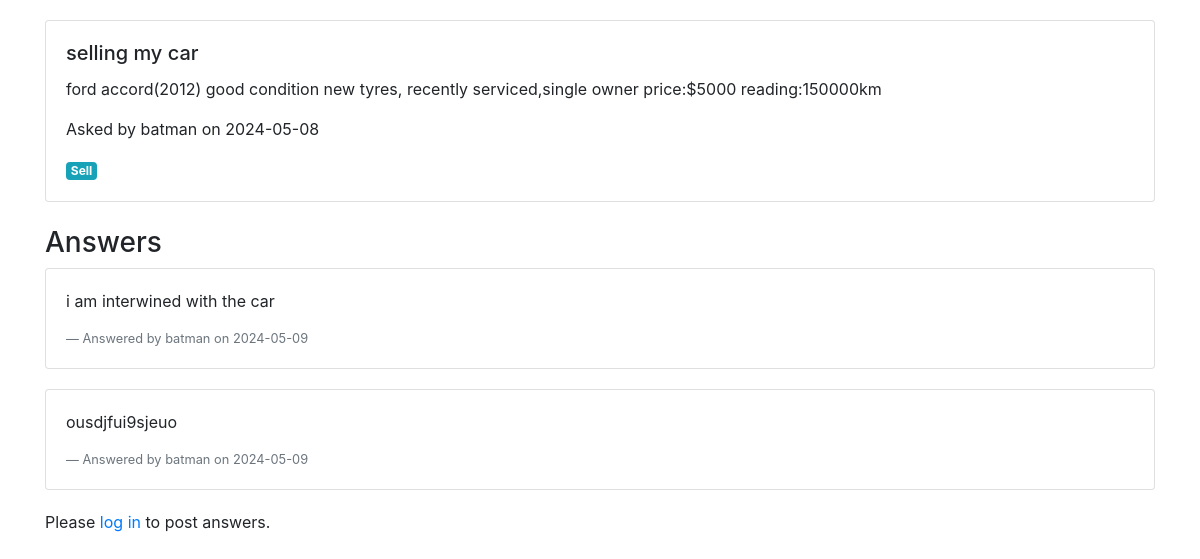
Screenshot of /question/6 with the database file from the repository.
### app.py (models this page shows)
class Question(db.Model):
    id = db.Column(db.Integer, primary_key=True)
    title = db.Column(db.String(150), nullable=False)
    body = db.Column(db.String(10000), nullable=False)
    date = db.Column(db.DateTime(timezone=True), default=func.now())
    user_id = db.Column(db.Integer, db.ForeignKey('user.id'))
    answers = db.relationship('Answer', backref='question', lazy=True)
    categories = db.relationship('Category', secondary='question_categories', back_populates='questions')

class User(db.Model, UserMixin):
    id = db.Column(db.Integer, primary_key=True)
    email = db.Column(db.String(150), unique=True, nullable=False)
    username = db.Column(db.String(150), unique=True, nullable=False)
    password = db.Column(db.String(150), nullable=False)
    questions = db.relationship('Question', backref='author', lazy=True)
    answers = db.relationship('Answer', backref='author', lazy=True)

class Category(db.Model):
    id = db.Column(db.Integer, primary_key=True)
    title = db.Column(db.String(150), nullable=False)
    questions = db.relationship('Question', secondary='question_categories', back_populates='categories')

class Answer(db.Model):
    id = db.Column(db.Integer, primary_key=True)
    body = db.Column(db.String(10000), nullable=False)
    date = db.Column(db.DateTime(timezone=True), default=func.now())
    user_id = db.Column(db.Integer, db.ForeignKey('user.id'))
    question_id = db.Column(db.Integer, db.ForeignKey('question.id'))

### app.py (the view, shortened to what this page needs)
@app.route('/question/<int:question_id>', methods=['GET', 'POST'])
def question_details(question_id):
    question = Question.query.get_or_404(question_id)  # Move this up to use in POST
    answers = Answer.query.filter_by(question_id=question_id).all()
    return render_template('question_details.html', question=question, answers=answers)

### templates/question_details.html (shortened to what this page needs)
<!DOCTYPE html>
<html lang="en">
<head>
    <link rel="stylesheet" href="https://stackpath.bootstrapcdn.com/bootstrap/4.5.2/css/bootstrap.min.css">
</head>
<body>
    <div class="container">
        <div class="card">
            <div class="card-body">
                <h5 class="card-title">{{ question.title }}</h5>
                <p class="card-text">{{ question.body }}</p>
                <p>Asked by {{ question.author.username }} on {{ question.date.strftime('%Y-%m-%d') }}</p>
                {% for category in question.categories %}
                <span class="badge badge-info">{{ category.title }}</span>
                {% endfor %}
            </div>
        </div>
        <h3 class="mt-4">Answers</h3>
        {% for answer in answers %}
        <div class="card answer">
            <div class="card-body">
                <p>{{ answer.body }}</p>
                <footer class="blockquote-footer">Answered by {{ answer.author.username }} on {{ answer.date.strftime('%Y-%m-%d') }}</footer>
            </div>
        </div>
        {% endfor %}
        {% if current_user.is_authenticated %}
        <form action="{{ url_for('question_details', question_id=question.id) }}" method="POST">
            <textarea name="answer" class="form-control" rows="3" placeholder="Type your answer here..."></textarea>
            <button type="submit" class="btn btn-primary mt-2">Post Answer</button>
        </form>
        {% else %}
        <p>Please <a href="{{ url_for('login') }}">log in</a> to post answers.</p>
        {% endif %}
    </div>
</body>
</html>

### templates/question_details.html (style rules this page uses)
.container { margin-top: 20px; }
.answer { margin-bottom: 20px; }

### rows the page displays
Question: title "selling my car", body "ford accord(2012) good condition new tyres, recently serviced,single owner price:$5000 reading:150000km", date "2024-05-08"
User: author.username "batman"
Category: title "Sell"
Answer: body "i am interwined with the car", author.username "batman", date "2024-05-09"
Answer: body "ousdjfui9sjeuo", author.username "batman", date "2024-05-09"
